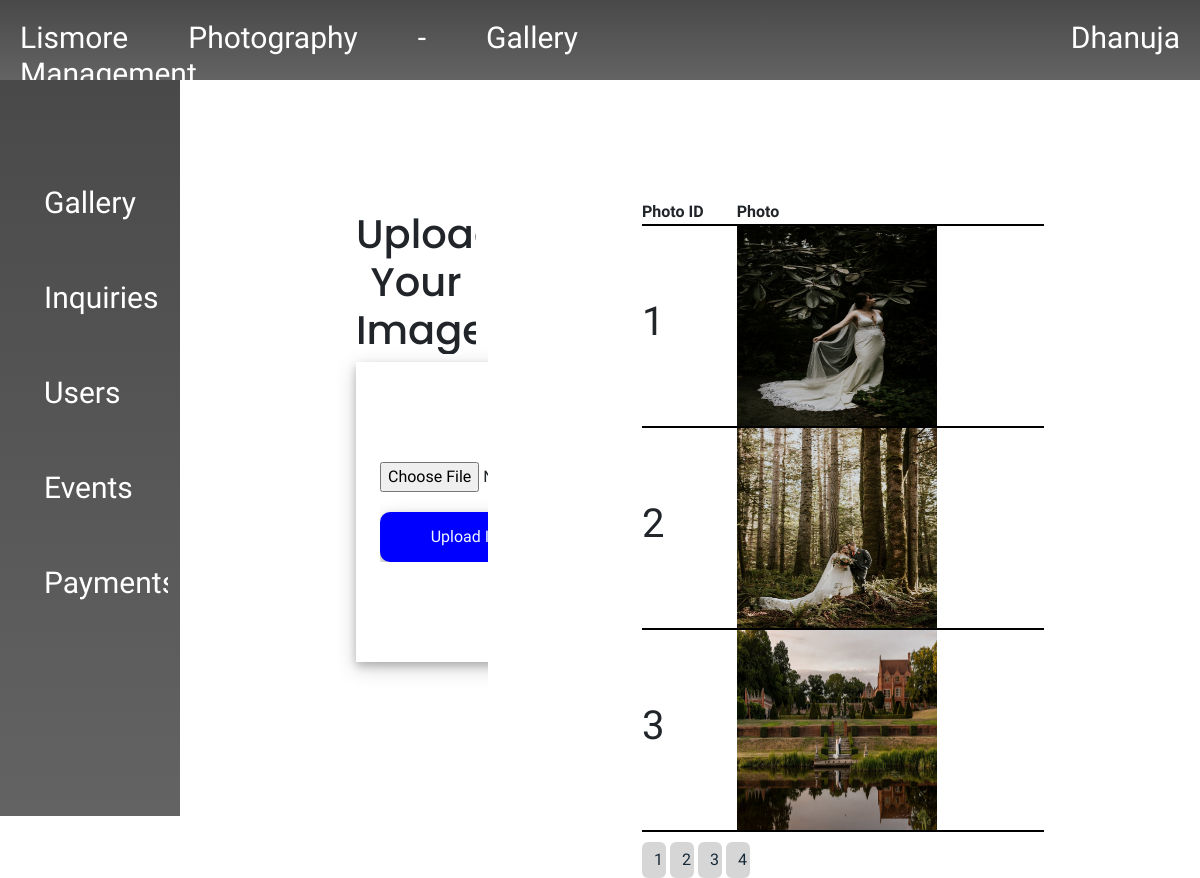
Page /admin_gallery.php (signed in) on the committed database.
### tables this page shows
CREATE TABLE `gallery_photos` (
  `photo_id` int NOT NULL,
  `photo_url` varchar(500) DEFAULT NULL
);

### admin_gallery.php (the view, shortened to what this page needs)
<?php
$admin_name = $_SESSION['admin_name'];
require('class.php');
$db = new database_connection();
$conn = $db->get_con();
if (isset($_GET["page"])) {
    $page = $_GET["page"];
} else {
    $page = 1;
}
$first_image = ($page - 1) * 3;
?>
<!DOCTYPE html>
<html lang="en">
<head>
    <link rel="stylesheet" href="./pages/css/gallery_management.css">
</head>
<body>
    <header>
        <div class="container-fluid header-line">
            <div class="row">
                <div class="col-sm-6 left-column">
                    <h1>Lismore Photography - Gallery Management</h1>
                </div>
                <div class="col-sm-6 right-columns justify-content-end text-end">
                    <h1><?php echo $admin_name ?></h1>
                </div>
            </div>
        </div>
    </header>
    <main>
        <div class="container-fluid main-content">
            <div class="row">
                <div class="col-sm-3 side-bar">
                    <ul class="side-bar-content">
                        <li class="side-bar-item"><a href="admin_gallery.php" class="side-bar-link">Gallery</a></li>
                        <li class="side-bar-item"><a href="admin_inquiry.php" class="side-bar-link">Inquiries</a></li>
                        <li class="side-bar-item"><a href="" class="side-bar-link">Users</a></li>
                        <li class="side-bar-item"><a href="" class="side-bar-link">Events</a></li>
                        <li class="side-bar-item"><a href="" class="side-bar-link">Payments</a></li>
                    </ul>
                </div>
                <div class="col-sm-9 upload-section">
                    <div class="container-fluid">
                        <div class="row">
                            <div class="col-sm-4 form-section">
                                <h1 class="form-topic">Upload Your Image</h1>
                                <div class="container input-form">
                                    <form class="image-upload" method="post" enctype="multipart/form-data">
                                        <input type="file" name="input_image" class="file-input"> <br>
                                        <button type="submit" class="submit-btn" name="btn-submit" value="Upload This Image">Upload Image</button>
                                    </form>
                                </div>
                            </div>
                            <div class="col-sm-2">
                            </div>
                            <div class="col-sm-6 gallery-section">
                                <table class="photo-table">
                                    <tr class="header-row">
                                        <th>Photo ID</th>
                                        <th>Photo</th>
                                    </tr>
                                    <?php
                                    $sql = "SELECT * FROM gallery_photos LIMIT $first_image,3 ";
                                    $result = $conn->query($sql);
                                    if ($result->num_rows > 0) {
                                        while ($row = $result->fetch_assoc()) {
                                    ?>
                                            <tr class="img-row">
                                                <td>
                                                    <h1><?php echo $row['photo_id']; ?></h1>
                                                </td>
                                                <td><img src="./images/<?php echo $row['photo_url']; ?>" class="table-image"></td>
                                            </tr>
                                        <?php
                                        }
                                    } else {
                                        ?>
                                        <tr>
                                            <td colspan=2>No Record Found</td>
                                        </tr>
                                    <?php
                                    }
                                    ?>
                                </table>
                                <?php
                                $sql = 'SELECT COUNT(photo_id) as count FROM gallery_photos';
                                $result = $conn->query($sql);
                                if ($result->num_rows > 0) {
                                    $row = $result->fetch_assoc();
                                    $pages = ceil($row['count'] / 3);
                                }
                                for ($i = 1; $i <= $pages; $i++) {
                                ?>
                                    <a class="btn btn-primary pagination-link" style="width:5%; height:auto; margin-top:10px;" href='admin_gallery.php?page=<?php echo $i ?>'><?php echo $i ?></a>
                                <?php
                                }
                                ?>
                            </div>
                        </div>
                    </div>
                </div>
            </div>
        </div>
    </main>
</body>
</html>

### pages/css/style.css (style rules this page uses)
* { margin: 0px; padding: 0px; text-decoration: none; list-style: none; font-family: 'work sans', sans-serif; box-sizing: border-box; overflow-x: hidden; }
:root { --main-color:#ffc83d; --primary-color: #0a1118; }
a { color: var(--primary-color); }

### pages/css/login.css (style rules this page uses)
* { margin: 0px; padding: 0px; text-decoration: none; list-style: none; font-family: 'work sans', sans-serif; box-sizing: border-box; overflow: hidden; overflow-y: hidden; }
:root { --main-color:#ffc83d; --primary-color: #0a1118; }
a { color: var(--primary-color); }
.btn { width: 100%; height: 45px; background: #d6d6d6; border: none; outline: none; border-radius: 6px; cursor: pointer; font-size: 1em; color: #162938; font-weight: 500; }

### pages/css/sign.css (style rules this page uses)
* { margin: 0px; padding: 0px; text-decoration: none; list-style: none; font-family: 'work sans', sans-serif; box-sizing: border-box; overflow: hidden; overflow-y: hidden; }
:root { --main-color:#ffc83d; --primary-color: #0a1118; }
a { color: var(--primary-color); }
.btn { width: 100%; height: 45px; background: #d6d6d6; border: none; outline: none; border-radius: 6px; cursor: pointer; font-size: 1em; color: #162938; font-weight: 500; }

### pages/css/gallery_management.css (style rules this page uses)
body { background-color: transparent; overflow: auto; }
.header-line { color:aliceblue; background-image: linear-gradient(rgba(0, 0, 0, 0.712),rgba(0, 0, 0, 0.6)); }
.header-line { height:80px; background-image: linear-gradient(rgba(0, 0, 0, 0.712),rgba(0, 0, 0, 0.61)); color:white; justify-content: space-around; text-align: justify; vertical-align: middle; padding:10px; }
.header-line h1 { font-size: 30px; padding: 10px; }
.side-bar { width: 15vw; height:92vh; background-image: linear-gradient(rgba(0, 0, 0, 0.712),rgba(0, 0, 0, 0.61)); }
.side-bar .side-bar-content { list-style-type: none; margin-top: 100px; }
.side-bar .side-bar-content .side-bar-item { margin-bottom: 50px; }
.side-bar-link { text-decoration: none; color:white; cursor: pointer; font-size: 30px; }
.side-bar-link::before { content: ''; height:60px; width:5px; background-color: white; position: absolute; left:0px; opacity:0; }
.photo-table { width:100%; }
.photo-table .header-row { border-bottom: 2px Solid Black; }
.img-row { border-bottom: 2px Solid Black; padding: 10px; }
.gallery-section { margin-top:120px; }
.table-image { height:200px; width:200px; }
.form-topic { margin-top:130px; font-family: 'Poppins', sans-serif; text-align: center; margin-left:140px; }
.input-form { width:300px; height:300px; margin-left:140px; box-shadow: 0 4px 8px 0 rgba(0, 0, 0, 0.2), 0 6px 20px 0 rgba(0, 0, 0, 0.19); }
.submit-btn { background-color: blue; color:aliceblue; border: 0px; box-shadow: 0 4px 8px 0 rgba(0, 0, 0, 0.2), 0 6px 20px 0 rgba(0, 0, 0, 0.19); width:200px; height:50px; border-radius: 10px; }
.file-input { margin-top: 100px; width:400px; height:50px; background-color: transparent; }
a.pagination-link { width:5%; }

### class.php (style rules this page uses)
body { background-color: black; }

### rows in the picture
gallery_photos: photo_id "1", photo_url (picture)
gallery_photos: photo_id "2", photo_url (picture)
gallery_photos: photo_id "3", photo_url (picture)

### other values in the picture
$admin_name "Dhanuja"
